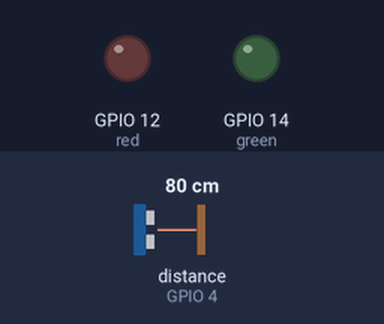
The sketch below on a simulated ESP8266 (NodeMCU). On the bench: output pins drawn as LEDs (lit = HIGH). Wiring (inferred from the names in the program): ultrasonic range finder: trigger GPIO 5; echo GPIO 4. Inputs (shaded band) come from the test bench; at power-on: distance to the obstacle (sensor on GPIO 4) 80 cm. The echo pulse lasts 58.3 µs per cm; WiFi joins after 1.5 s; servers stay silent unless stated; pins used as bus, display or sensor lines are not drawn; what the sketch prints to the serial monitor is not drawn.

Above: at 0.1 s.
At 1.7 s:
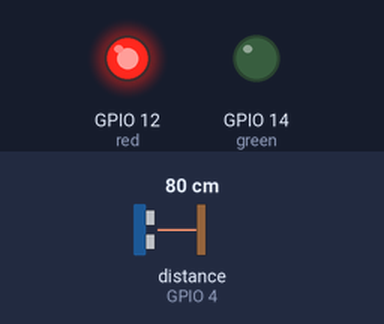
Timing chart, 0 to 3.2 s (numbered marks = the images above):
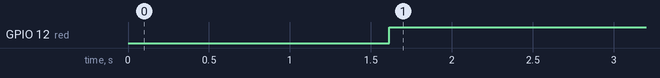

The sketch:

borrador2_sensor-conexion.ino
```cpp
#include <ESP8266WiFi.h>
// Sustituir con datos de vuestra red
const char* ssid     = "rola9294";
const char* password = "ROMO1951";

#define red 12
#define green 14

#define Trigger 5 //D1
#define Echo 4 //D2

long t;
long d;

void setup()
{
  pinMode(red,OUTPUT); //"please STAND BY" for connection status indicator
  pinMode(green,OUTPUT); // ESP8266 Connected!
   //pinMode(Echo,INPUT);
  pinMode(Trigger,OUTPUT);
  digitalWrite(Trigger,LOW);
  Serial.begin(115200); //or you can also use 9600
  delay(10);

  WiFi.mode(WIFI_STA); //wifi command
  WiFi.begin(ssid, password); //wifi command
  Serial.print("Conectando a:\t");
  Serial.println(ssid);
  // Esperar a que nos conectemos
  while (WiFi.status() != WL_CONNECTED) //wifi
  {
    delay(200);
    Serial.print('.');
  }
  // Mostrar mensaje de exito y dirección IP asignada
  Serial.println();
  Serial.print("Conectado a:\t");
  Serial.println(WiFi.SSID());
  Serial.print("IP address:\t");
  Serial.println(WiFi.localIP());
}
void loop()
{
 if(WiFi.status() == true)
 {
  digitalWrite(green,HIGH);
  digitalWrite(red,LOW);
  }
  else
  {
    digitalWrite(red,HIGH);
    digitalWrite(green,LOW);
    }

    digitalRead(Echo)==HIGH; //this crap works better than INPUT

    digitalWrite(Trigger, HIGH);
    delayMicroseconds(10);
    digitalWrite(Trigger, LOW);

    t = pulseIn(Echo, HIGH);
    d = t/59;

    respuesta();
 }
  void respuesta()
    {
      Serial.print("Distancia ");
      Serial.print(d);
      Serial.println();
      delay(2000);
      }
```

Measured:
- by itself, GPIO 12 (red): LOW → HIGH at 1.6 s
